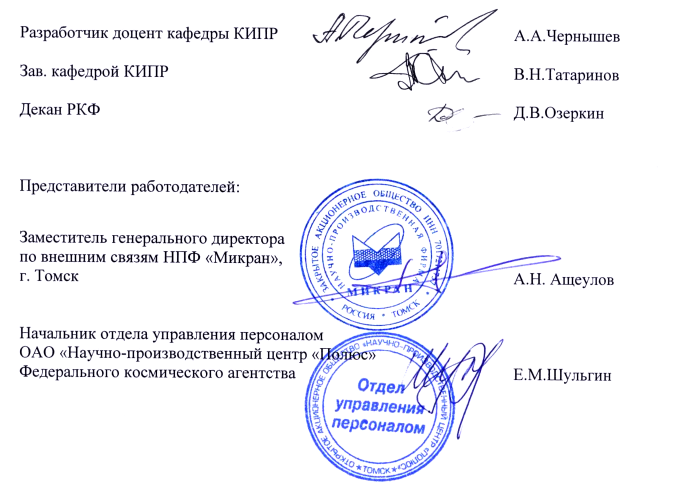
#> input picture R-Telecom-ai_path/model/images/img_7.png, 1351 x 990 px (shown at 1/2 size)
$ python stamp.py
#> lines starting #> are read from the running program, lines starting #| are printed output that depends on the picture; after the words box and inside, x2 and y2 are one past the last pixel; in counts of white or black regions, pixels touching at a corner belong together
import cv2

def get_area(contour):
    x, y, w, h = cv2.boundingRect(contour)
    area = w * h
    return area

def detect_and_draw_stamps(image_path):
#> called with image_path = 'images/img_7.png'
    image = cv2.imread(image_path)
#> image is the input picture: shape (990, 1351, 3); mean B, G, R 247.8, 242.5, 242
    if image is None:
        raise FileNotFoundError(f"Не удалось загрузить изображение по пути: {image_path}")

    # Преобразование в оттенки серого и бинаризация
    gray = cv2.cvtColor(image, cv2.COLOR_BGR2GRAY)
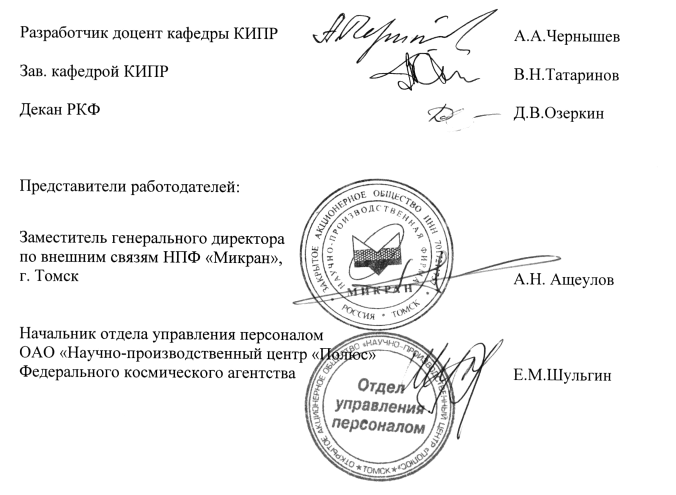
#> gray: shape (990, 1351) (shown at 1/2 size); min 0, max 255, mean 243
    _, binary = cv2.threshold(gray, 0, 255, cv2.THRESH_BINARY_INV | cv2.THRESH_OTSU)
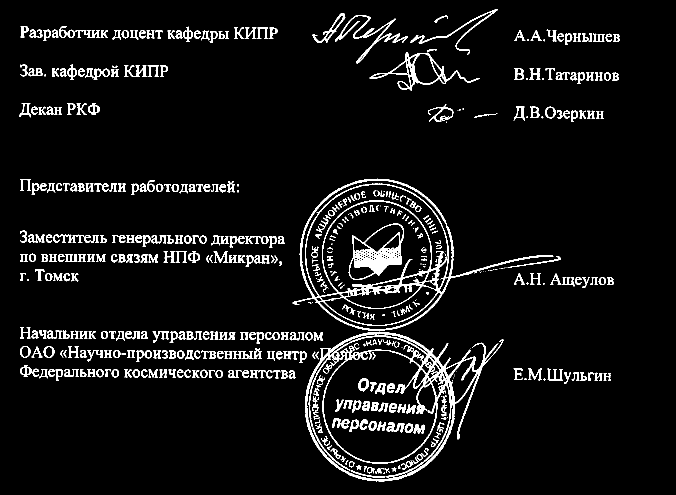
#> binary: shape (990, 1351) (shown at 1/2 size); 6.2% white; 557 white regions (92 under 20 px)

    # Поиск контуров
    contours, _ = cv2.findContours(binary, cv2.RETR_EXTERNAL, cv2.CHAIN_APPROX_SIMPLE)
#> contours = 336 contours, 39 with area under 20; largest, box (x1, y1, x2, y2) and area: (610, 663, 1007, 963) 74546, (585, 357, 1107, 662) 73567, (739, 105, 960, 182) 4948, (670, 30, 815, 127) 1258, (856, 208, 908, 244) 795

    # Сортируем контуры по площади (от большего к меньшему)
    contours = sorted(contours, key=get_area, reverse=True)
#> in get_area, `x, y, w, h = cv2.boundingRect(contour)`: x = 1087; y = 757; w = 4
#> in get_area, `area = w * h`: area = 16
    bounding_boxes = []
    areas = []

    for contour in contours:
        x, y, w, h = cv2.boundingRect(contour)
        if w > 50 and h > 50:  # Пример фильтрации по размеру
            bounding_box = (x, y, w, h)
            overlap = False
            for (x2, y2, w2, h2) in bounding_boxes:
                # Проверка на пересечение рамок
                if not (x + w < x2 or x > x2 + w2 or y + h < y2 or y > y2 + h2):
                    overlap = True
                    break
            if not overlap:
                bounding_boxes.append(bounding_box)
                areas.append(w * h)
#> this loop made 336 passes
#> (x, y, w, h) on passes 1 to 12: (585, 357, 522, 305), (610, 663, 397, 300), (739, 105, 221, 77), (820, 18, 176, 92), (670, 30, 145, 97), (625, 26, 66, 60), (1015, 512, 107, 23), (856, 208, 52, 36), (1095, 737, 31, 24), (305, 663, 33, 22), (1056, 737, 28, 24), (427, 503, 29, 23)
#> after the loop, areas = [159210, 119100, 17017, 3960]; bounding_boxes = [(585, 357, 522, 305), (610, 663, 397, 300), (739, 105, 221, 77), (625, 26, 66, 60)]

    if len(areas)>2:
        print(areas)
#| [159210, 119100, 17017, 3960]
        average_area = sum(areas) / (len(areas)*2)
#> average_area = 37410.9
        print("avg",average_area)
#| avg 37410.875
    else:
        average_area = 0

    for (x, y, w, h) in bounding_boxes:
        area = w * h
        if area > average_area:
            cv2.rectangle(image, (x, y), (x + w, y + h), (0, 255, 0), 2)  # Отрисовка зеленой рамки
            area_text = f"{area:.2f}"
            print(area_text)
            cv2.putText(image, area_text, (x, y - 10), cv2.FONT_HERSHEY_SIMPLEX, 1, (0, 255, 0), 2)
#> this loop made 4 passes
#> (x, y, w, h, area, area_text) on passes 1 to 2: (585, 357, 522, 305, 159210, '159210.00'), (610, 663, 397, 300, 119100, '119100.00')
#> (x, y, w, h, area) on passes 3 to 4: (739, 105, 221, 77, 17017), (625, 26, 66, 60, 3960)
#| 159210.00
#| 119100.00
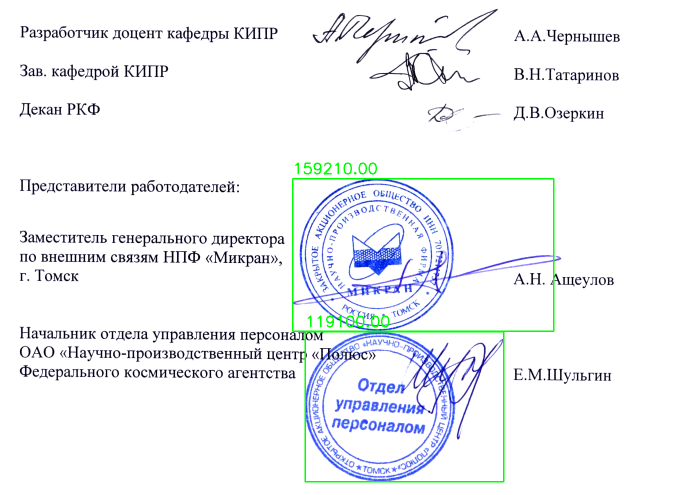
#> image: shape (990, 1351, 3) (shown at 1/2 size); 0.8% of pixels changed, all inside (x1, y1, x2, y2) = (584, 325, 1109, 965)

    # Отображение изображения с отрисованными рамками
    image = cv2.resize(image, (600, 800))
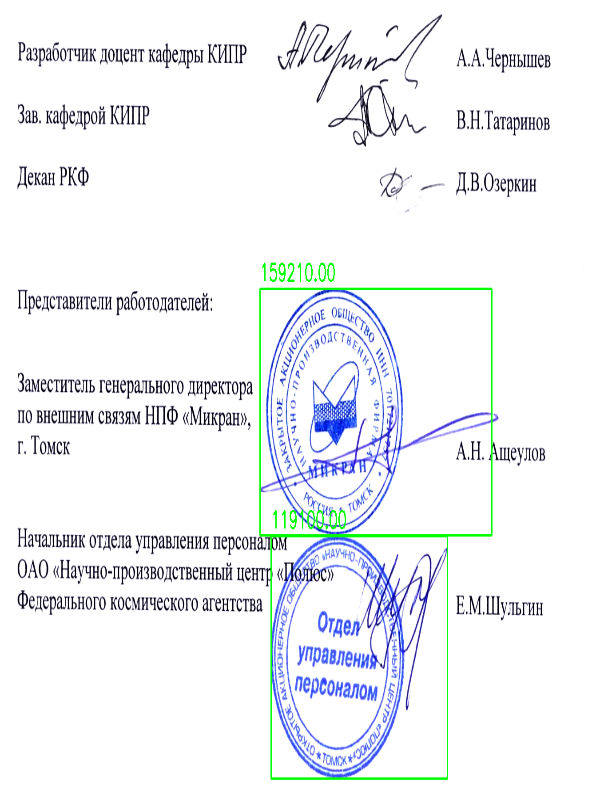
#> image: shape (800, 600, 3); mean B, G, R 245.7, 242.6, 240
    cv2.imshow('Stamped Image', image)
    cv2.waitKey(0)
    cv2.destroyAllWindows()

# Пример использования
image_path = 'images/img_7.png'
detect_and_draw_stamps(image_path)

$ run again, with R-Telecom-ai_path/model/images/img_4.png copied over R-Telecom-ai_path/model/images/img_7.png
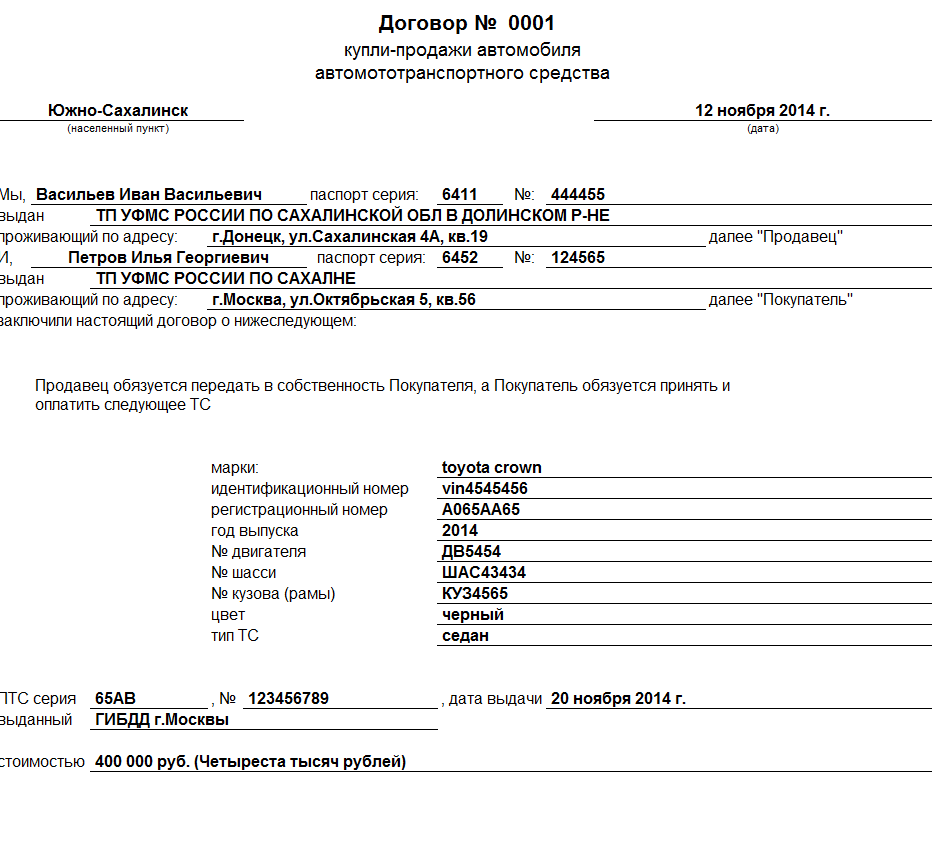
#> input picture R-Telecom-ai_path/model/images/img_4.png, 941 x 846 px
#> in detect_and_draw_stamps, image is the input picture: shape (846, 941, 3); mean B, G, R 241.1, 241.1, 241.2
#> in detect_and_draw_stamps, `_, binary = cv2.threshold(gray, 0, 255, cv2.THRESH_BINARY_INV | cv2.TH..`:
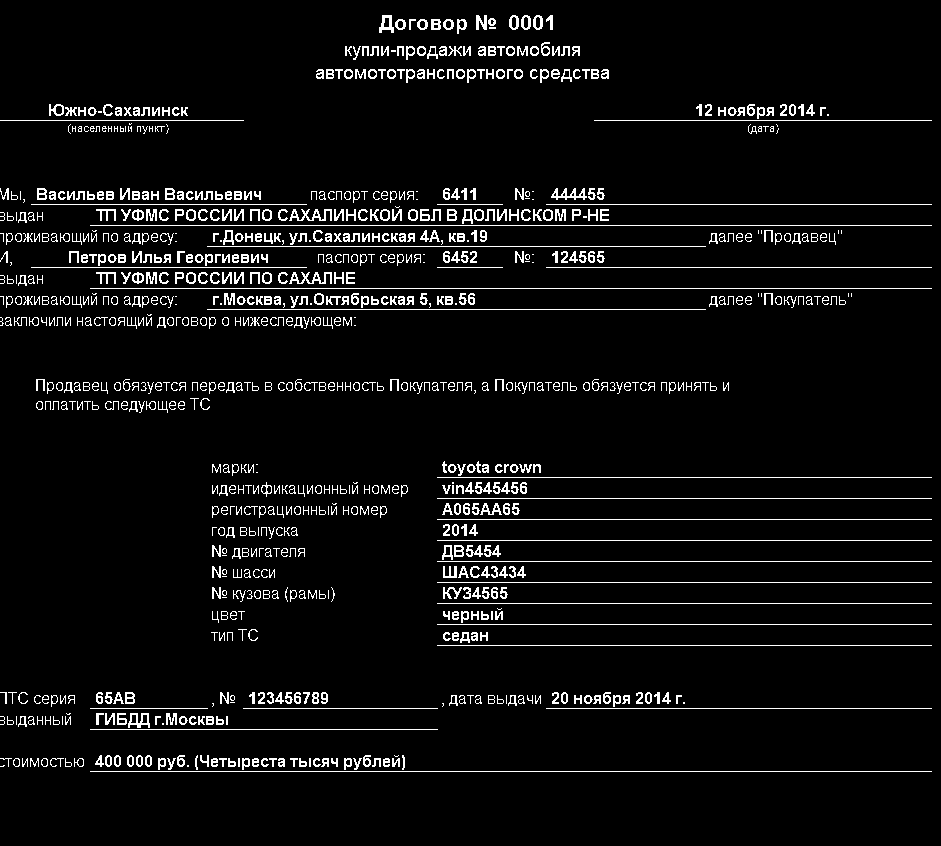
#> binary: shape (846, 941); 5.4% white in thin lines or dots, all inside (x1, y1, x2, y2) = (0, 15, 932, 772)
#> contours = 873 contours, 335 with area under 20; largest, box (x1, y1, x2, y2) and area: (128, 713, 150, 728) 185, (551, 188, 587, 200) 159, (379, 15, 394, 33) 154, (289, 272, 332, 284) 152, (289, 209, 332, 221) 152
#> in get_area, `x, y, w, h = cv2.boundingRect(contour)`: x = 90; y = 771; w = 842; h = 1
#> area = 842
#> the loop in detect_and_draw_stamps, `for contour in contours:` made 873 passes
#> (x, y, w, h) on passes 4, 5, 17: (289, 272, 43, 12), (289, 209, 43, 12), (551, 188, 36, 12)
#> after the loop in detect_and_draw_stamps, `for contour in contours:`: areas = []
#> in detect_and_draw_stamps, `image = cv2.resize(image, (600, 800))`:
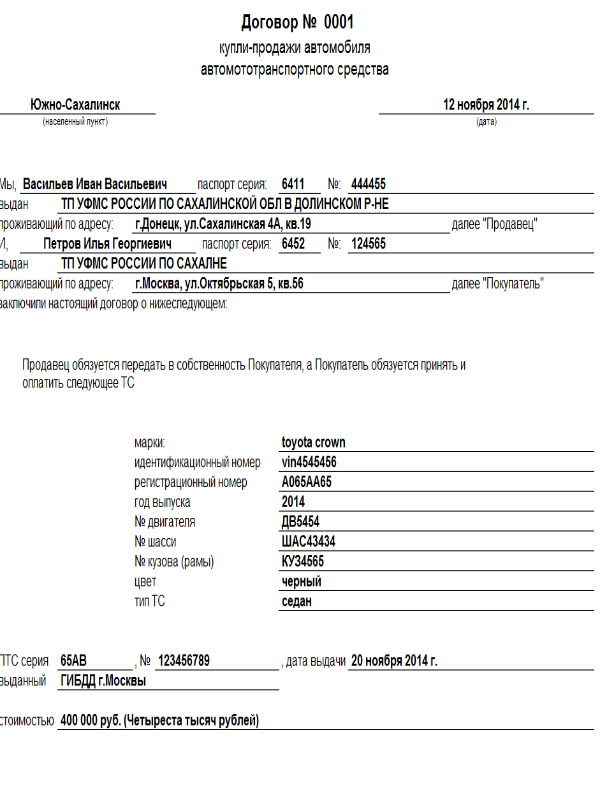
#> image: shape (800, 600, 3); mean B, G, R 241.1, 241.1, 241.2

$ run again, with R-Telecom-ai_path/model/images/img.png copied over R-Telecom-ai_path/model/images/img_7.png
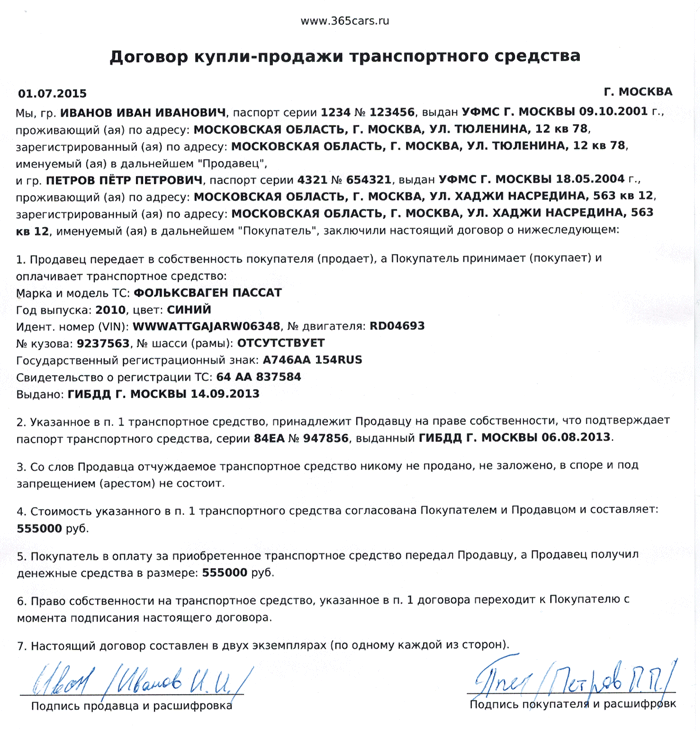
#> input picture R-Telecom-ai_path/model/images/img.png, 700 x 731 px
#> in detect_and_draw_stamps, image is the input picture: shape (731, 700, 3); mean B, G, R 236.9, 236.2, 235.9
#> in detect_and_draw_stamps, `_, binary = cv2.threshold(gray, 0, 255, cv2.THRESH_BINARY_INV | cv2.TH..`:
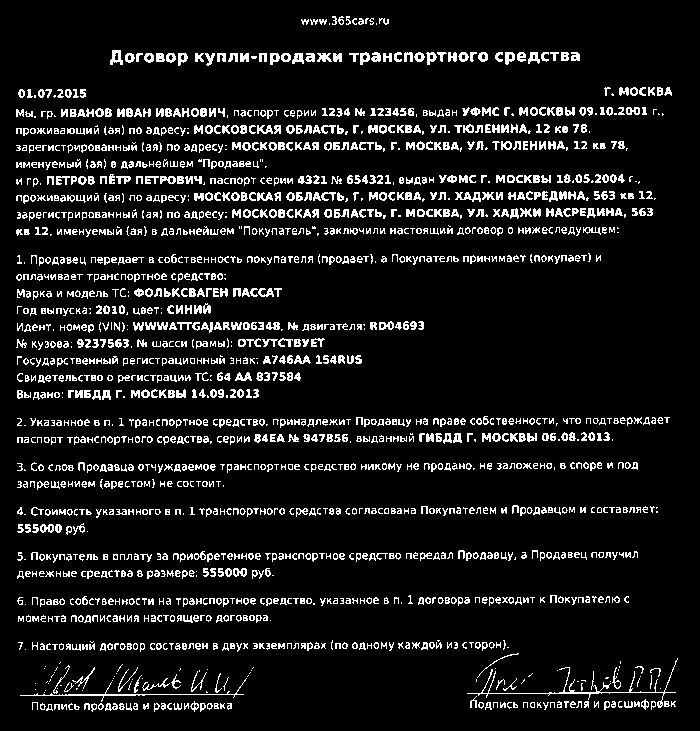
#> binary: shape (731, 700); 9.7% white in thin lines or dots
#> contours = 1821 contours, 1132 with area under 20; largest, box (x1, y1, x2, y2) and area: (467, 658, 678, 708) 162, (110, 50, 123, 65) 110, (20, 678, 247, 702) 100, (455, 192, 481, 202) 96, (505, 52, 515, 65) 83
#> in get_area, `x, y, w, h = cv2.boundingRect(contour)`: x = 74; y = 704; w = 6
#> area = 36
#> the loop in detect_and_draw_stamps, `for contour in contours:` made 1821 passes
#> (x, y, w, h) on passes 1 to 3: (467, 658, 211, 50), (20, 678, 227, 24), (477, 653, 42, 25)
#> after the loop in detect_and_draw_stamps, `for contour in contours:`: areas = []
#> in detect_and_draw_stamps, `image = cv2.resize(image, (600, 800))`:
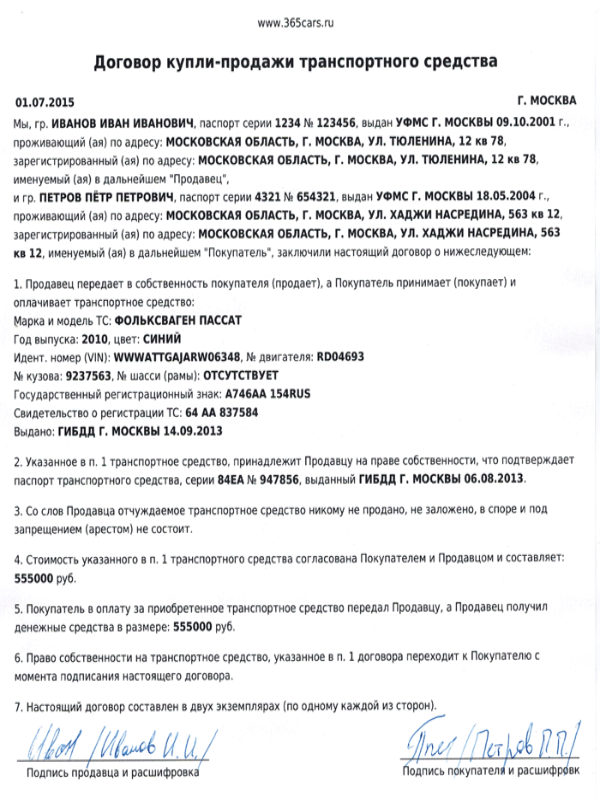
#> image: shape (800, 600, 3); mean B, G, R 236.9, 236.2, 235.9
